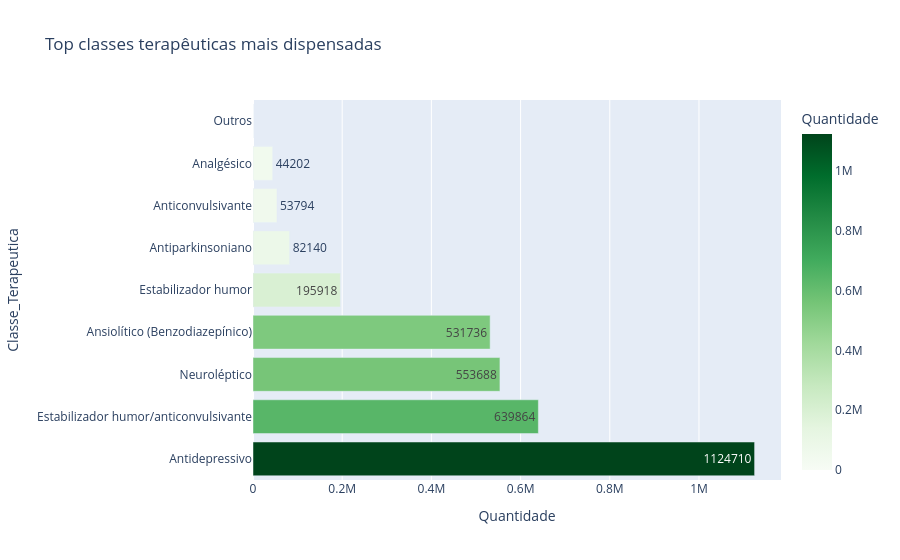

The code cell stored with this chart in its notebook:
### Code cell
#Gráfico de barras com as classes terapeuticas mais dispensadas por quantidade
top_classes_quant_reset = top_classes_quant.reset_index()
px.bar(top_classes_quant_reset,x='Quantidade', y='Classe_Terapeutica', orientation='h', title='Top classes terapêuticas mais dispensadas',labels={'Medicamento' :''}, text='Quantidade', color='Quantidade', color_continuous_scale='Greens')

### Figure 1 — Plotly figure (JSON) as saved in the notebook; plotly's stock layout.template omitted (floating-point values rounded to 4 significant figures)
{"data": [{"hovertemplate": "Quantidade=%{marker.color}<br>Classe_Terapeutica=%{y}<extra></extra>", "legendgroup": "", "marker": {"color": [1125000.0, 639900.0, 553700.0, 531700.0, 195900.0, 82140.0, 53790.0, 44200.0, 0.0], "coloraxis": "coloraxis", "pattern": {"shape": ""}}, "name": "", "orientation": "h", "showlegend": false, "text": [1125000.0, 639900.0, 553700.0, 531700.0, 195900.0, 82140.0, 53790.0, 44200.0, 0.0], "textposition": "auto", "type": "bar", "x": [1125000.0, 639900.0, 553700.0, 531700.0, 195900.0, 82140.0, 53790.0, 44200.0, 0.0], "xaxis": "x", "y": ["Antidepressivo", "Estabilizador humor/anticonvulsivante", "Neuroléptico", "Ansiolítico (Benzodiazepínico)", "Estabilizador humor", "Antiparkinsoniano", "Anticonvulsivante", "Analgésico", "Outros"], "yaxis": "y"}], "layout": {"barmode": "relative", "coloraxis": {"colorbar": {"title": {"text": "Quantidade"}}, "colorscale": [[0, "rgb(247,252,245)"], [0.125, "rgb(229,245,224)"], [0.25, "rgb(199,233,192)"], [0.375, "rgb(161,217,155)"], [0.5, "rgb(116,196,118)"], [0.625, "rgb(65,171,93)"], [0.75, "rgb(35,139,69)"], [0.875, "rgb(0,109,44)"], [1, "rgb(0,68,27)"]]}, "legend": {"tracegroupgap": 0}, "title": {"text": "Top classes terapêuticas mais dispensadas"}, "xaxis": {"anchor": "y", "domain": [0, 1], "title": {"text": "Quantidade"}}, "yaxis": {"anchor": "x", "domain": [0, 1], "title": {"text": "Classe_Terapeutica"}}}}
